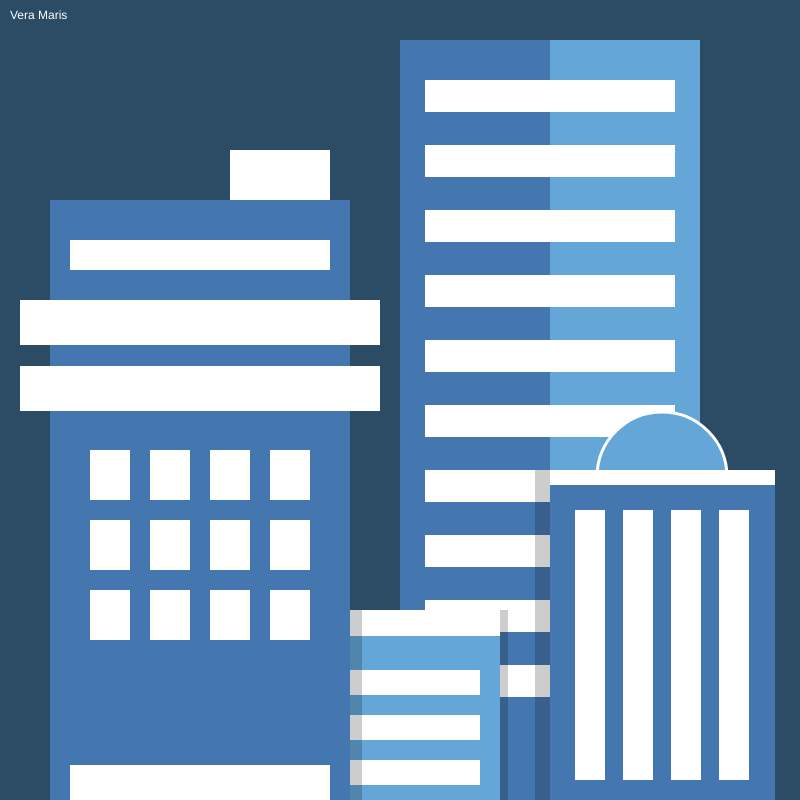
Frame 1 (no input)
Frame 60 (no input): identical to frame 1, image omitted
Frame 120 (the mouse pressed at the canvas centre since frame 60): identical to frame 1, image omitted

The p5.js sketch that drew this single still picture (run headless with seeded random() and noise() and a simulated clock; from frame 60 on, the mouse is pressed at the canvas centre):

// p5.js sketch
// ── sketch.js
function setup() {
  // put setup code here
  createCanvas(800,800);
  background(43,76,100);


  //______________groot gebouw rechts_____________
  // basis groot gebouw rechts
  noStroke()
  fill(68, 119, 175)
  rect(400, 40, 300, 760)

  //schaduwvlak rechts
  fill(100, 166, 215)
  rect(550, 40, 150, 760)

  //lijnen wit van boven naar onder
  fill(255)
  rect(425,80, 250, 32)
  rect(425,145, 250, 32)
  rect(425,210, 250, 32)
  rect(425,275, 250, 32)
  rect(425,340, 250, 32)
  rect(425,405, 250, 32)
  rect(425,470, 250, 32)
  rect(425,535, 250, 32)
  rect(425,600, 250, 32)
  rect(425,665, 250, 32)



//_________klein gebouw links__________________
  
//schaduw onder klein gebouw links
fill(0,0,0,50)
rect(350, 610, 158, 190)

// basis klein gebouw links
fill(100, 166, 215)
  rect(350, 610, 150, 190)

  fill(255)
  rect(350,610,150,26)

  rect(350,670,130,25)
  rect(350,715,130,25)
  rect(350,760,130,25)
  
  //schaduw boven klein gebouw links
fill(0,0,0,50)
rect(350, 610, 12, 190)



//______________klein gebouw rechts_____________

//halve cirkel
stroke(255, 255, 255)
strokeWeight(3)
fill(100, 166, 215)
ellipse(662, 477, 130,130)

//schaduw klein gebouw rechts
noStroke()
fill(0,0,0,50)
rect(535,470,225,400)

//basis klein gebouw rechts
fill(68, 119, 175)
  rect(550,470,225,400)

// ramen klein gebouw rechts
fill(255)

rect(550,470,225,15)

rect(575,510,30,270)
rect(623,510,30,270)
rect(671,510,30,270)
rect(719,510,30,270)



//______________groot gebouw links_____________
  // basis groot gebouw links
  noStroke()
  fill(68, 119, 175)
  rect(50, 200, 300, 600)

// blok boven op
fill(255)
rect(230,150,100,50)

//ramen rechthoeken
rect(70,240,260,30)

rect(20,300,360,45)
rect(20,366,360,45)

rect(70,765,260,35)


//ramen vierkant

rect(90,450,40,50)
rect(150,450,40,50)
rect(210,450,40,50)
rect(270,450,40,50)

rect(90,520,40,50)
rect(150,520,40,50)
rect(210,520,40,50)
rect(270,520,40,50)

rect(90,590,40,50)
rect(150,590,40,50)
rect(210,590,40,50)
rect(270,590,40,50)

// opdracht 4j sign your work
text("Vera Maris", 10, 10, 700, 50)

}

function draw() {
  // put drawing code here

  //draw is 60 keer per seconde berekend het programma alles opnieuw
  //background(mouseY,0,0);

  

//random(255) --> 0 tot 255
//random (100,110)--> 100,110. pakt willekurig nummer tussen die bepaalde getallen
  
}
